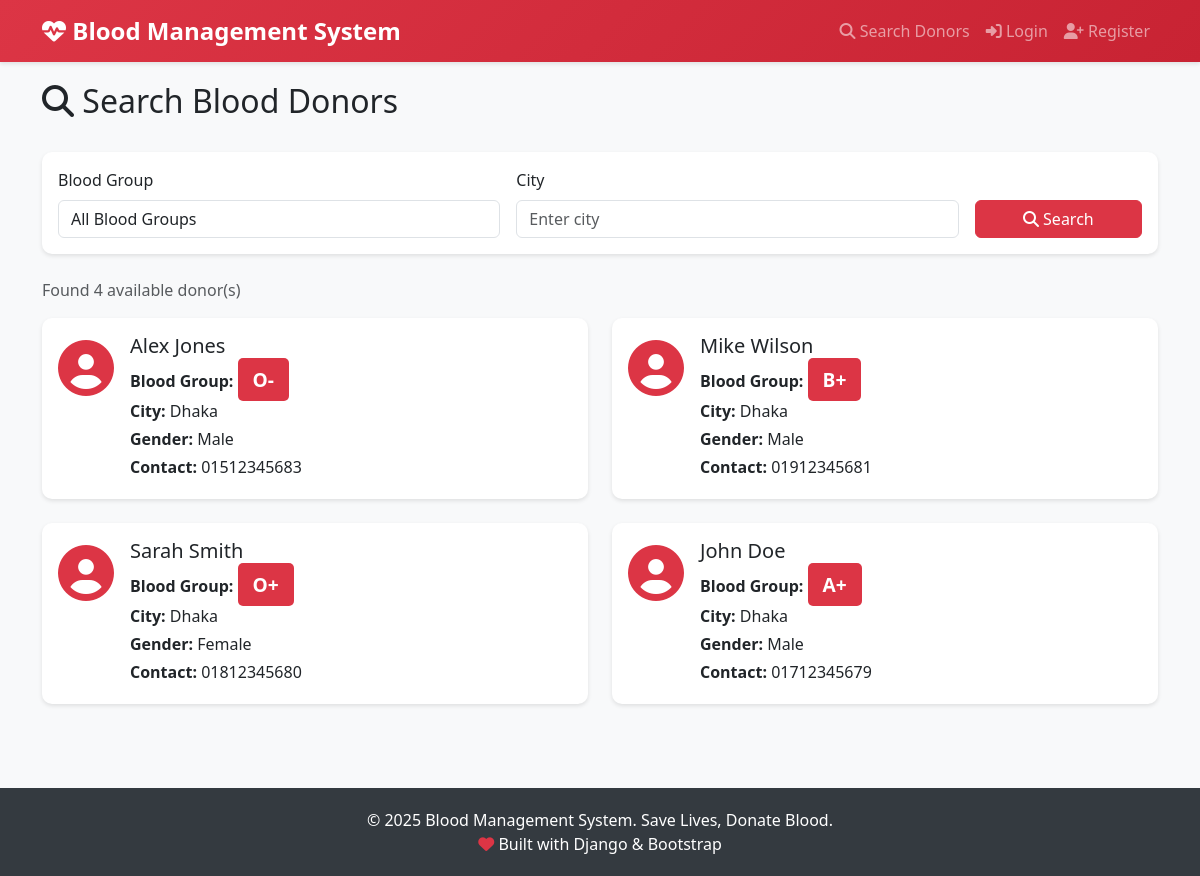
The page /donors/search/ on the database its author committed.
### donors/models.py (models this page shows, shortened)
class DonorProfile(models.Model):
    BLOOD_GROUP_CHOICES = (
        ('A+', 'A+'),
        ('A-', 'A-'),
        ('B+', 'B+'),
        ('B-', 'B-'),
        ('AB+', 'AB+'),
        ('AB-', 'AB-'),
        ('O+', 'O+'),
        ('O-', 'O-'),
    )
    GENDER_CHOICES = (
        ('male', 'Male'),
        ('female', 'Female'),
        ('other', 'Other'),
    )
    user = models.OneToOneField(settings.AUTH_USER_MODEL, on_delete=models.CASCADE, related_name='donor_profile')
    blood_group = models.CharField(max_length=3, choices=BLOOD_GROUP_CHOICES)
    date_of_birth = models.DateField()
    gender = models.CharField(max_length=10, choices=GENDER_CHOICES)
    address = models.TextField()
    city = models.CharField(max_length=100)
    state = models.CharField(max_length=100, blank=True)
    zip_code = models.CharField(max_length=10, blank=True)
    is_available = models.BooleanField(default=True, help_text="Available for donation")
    last_donation_date = models.DateField(null=True, blank=True)
    medical_conditions = models.TextField(blank=True, help_text="Any medical conditions or allergies")
    profile_photo = models.ImageField(upload_to='donor_photos/', null=True, blank=True)
    created_at = models.DateTimeField(auto_now_add=True)
    updated_at = models.DateTimeField(auto_now=True)
    class Meta:
        db_table = 'donor_profiles'
        verbose_name = 'Donor Profile'
        verbose_name_plural = 'Donor Profiles'
        ordering = ['-created_at']

### accounts/models.py (models this page shows, shortened)
class User(AbstractUser):
    USER_TYPE_CHOICES = (
        ('admin', 'Admin'),
        ('donor', 'Donor'),
    )
    user_type = models.CharField(max_length=10, choices=USER_TYPE_CHOICES, default='donor')
    phone_number = models.CharField(max_length=15, blank=True)
    email = models.EmailField(unique=True)
    class Meta:
        db_table = 'users'
        verbose_name = 'User'
        verbose_name_plural = 'Users'

### donors/views.py (the view)
# urls.py: path('search/', views.donor_search, name='donor_search'),
def donor_search(request):
    donors = DonorProfile.objects.filter(is_available=True)
    blood_group = request.GET.get('blood_group', '')
    city = request.GET.get('city', '')
    if blood_group:
        donors = donors.filter(blood_group=blood_group)
    if city:
        donors = donors.filter(city__icontains=city)
    blood_groups = DonorProfile.BLOOD_GROUP_CHOICES
    cities = DonorProfile.objects.values_list('city', flat=True).distinct().order_by('city')
    context = {
        'donors': donors,
        'blood_groups': blood_groups,
        'cities': cities,
        'selected_blood_group': blood_group,
        'selected_city': city,
    }
    return render(request, 'donors/donor_search.html', context)

### templates/donors/donor_search.html (shortened to what this page needs)
{% extends 'base.html' %}
{% block content %}
<div class="row mb-4">
    <div class="col-12">
        <h2><i class="fas fa-search"></i> Search Blood Donors</h2>
    </div>
</div>
<div class="row mb-4">
    <div class="col-12">
        <div class="card">
            <div class="card-body">
                <form method="get" class="row g-3">
                    <div class="col-md-5">
                        <label class="form-label">Blood Group</label>
                        <select name="blood_group" class="form-control">
                            <option value="">All Blood Groups</option>
                        </select>
                    </div>
                    <div class="col-md-5">
                        <label class="form-label">City</label>
                        <input type="text" name="city" class="form-control" value="{{ selected_city }}" placeholder="Enter city">
                    </div>
                    <div class="col-md-2">
                        <label class="form-label">&nbsp;</label>
                        <button type="submit" class="btn btn-danger w-100">
                            <i class="fas fa-search"></i> Search
                        </button>
                    </div>
                </form>
            </div>
        </div>
    </div>
</div>
{% if donors %}
<div class="row">
    <div class="col-12">
        <p class="text-muted">Found {{ donors.count }} available donor(s)</p>
    </div>
    {% for donor in donors %}
    <div class="col-md-6 mb-4">
        <div class="card">
            <div class="card-body">
                <div class="d-flex align-items-start">
                    <div class="flex-shrink-0">
                        {% if donor.profile_photo %}
                            <img src="{{ donor.profile_photo.url }}" class="rounded-circle" width="80" height="80">
                        {% else %}
                            <div class="display-4 text-danger"><i class="fas fa-user-circle"></i></div>
                        {% endif %}
                    </div>
                    <div class="flex-grow-1 ms-3">
                        <h5>{{ donor.user.get_full_name }}</h5>
                        <p class="mb-1">
                            <strong>Blood Group:</strong>
                            <span class="blood-group-badge bg-danger text-white">{{ donor.blood_group }}</span>
                        </p>
                        <p class="mb-1"><strong>City:</strong> {{ donor.city }}</p>
                        <p class="mb-1"><strong>Gender:</strong> {{ donor.get_gender_display }}</p>
                        {% if donor.user.phone_number %}
                        <p class="mb-1"><strong>Contact:</strong> {{ donor.user.phone_number }}</p>
                        {% endif %}
                    </div>
                </div>
            </div>
        </div>
    </div>
    {% endfor %}
</div>
{% else %}
<div class="alert alert-info">
    <i class="fas fa-info-circle"></i> No donors found matching your criteria. Try different search parameters.
</div>
{% endif %}
{% endblock %}

### templates/base.html (style rules this page uses)
:root { --primary-color: #dc3545; --secondary-color: #6c757d; --success-color: #28a745; --danger-color: #dc3545; }
body { font-family: 'Segoe UI', Tahoma, Geneva, Verdana, sans-serif; background-color: #f8f9fa; }
.card { border: none; border-radius: 10px; box-shadow: 0 2px 4px rgba(0,0,0,.1); transition: transform 0.3s; }
.blood-group-badge { font-size: 1.2rem; font-weight: bold; padding: 8px 15px; border-radius: 5px; }

### rows shown on the page
DonorProfile: user.get_full_name "Alex Jones", blood_group "O-", city "Dhaka", gender "Male", user.phone_number "01512345683"
DonorProfile: user.get_full_name "Mike Wilson", blood_group "B+", city "Dhaka", gender "Male", user.phone_number "01912345681"
DonorProfile: user.get_full_name "Sarah Smith", blood_group "O+", city "Dhaka", gender "Female", user.phone_number "01812345680"
DonorProfile: user.get_full_name "John Doe", blood_group "A+", city "Dhaka", gender "Male", user.phone_number "01712345679"

### other values the page prints
{{ donors.count }} "4"
